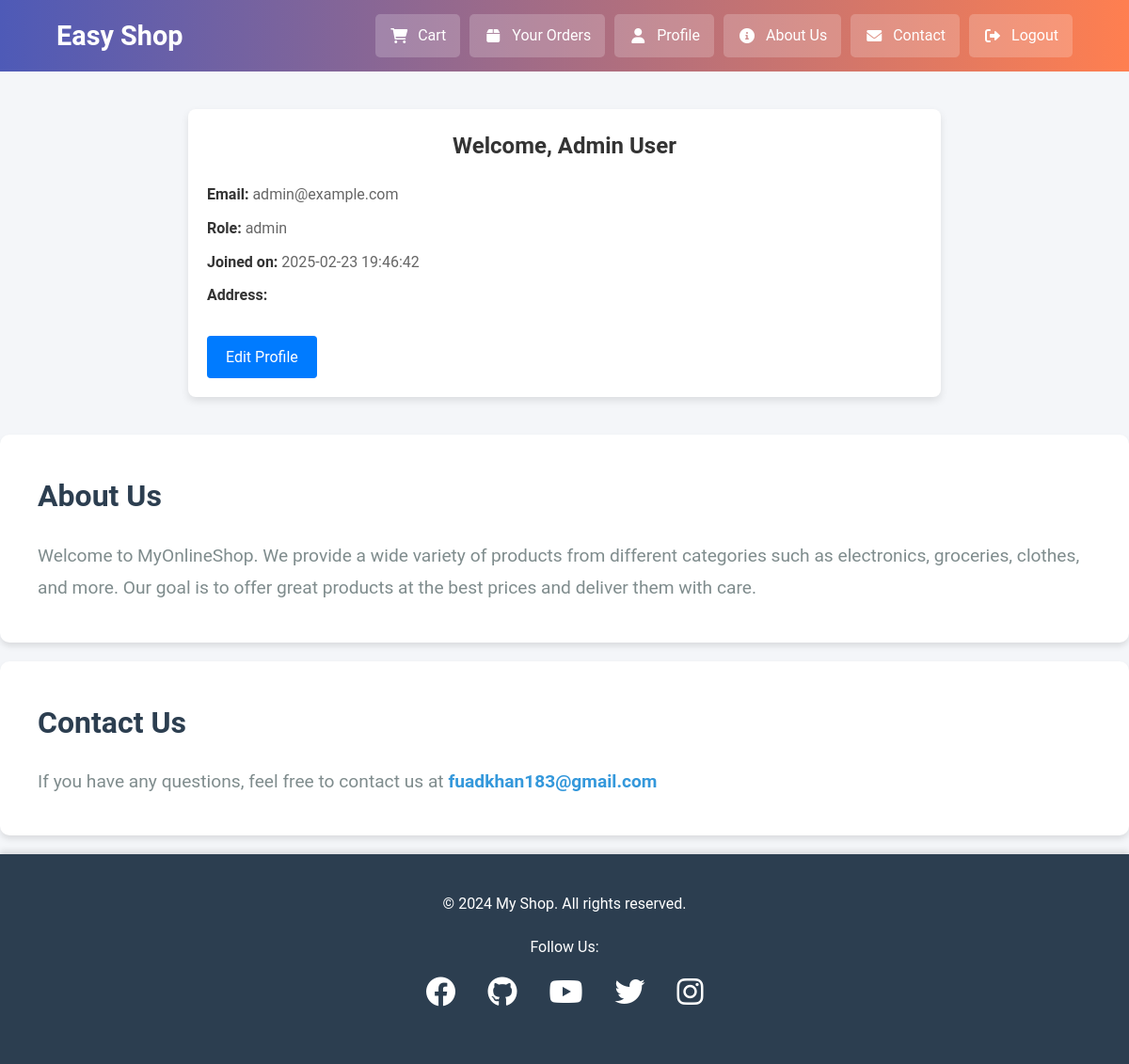
The app's page /profile.php (signed in) with its own data.
### tables this page shows
CREATE TABLE IF NOT EXISTS `Users` (
  `user_id` INT AUTO_INCREMENT PRIMARY KEY,
  `name` VARCHAR(100) NOT NULL,
  `email` VARCHAR(100) UNIQUE NOT NULL,
  `password` VARCHAR(255) NOT NULL,
  `address` TEXT,
  `role` ENUM('user', 'admin') DEFAULT 'user',
  `created_at` TIMESTAMP DEFAULT CURRENT_TIMESTAMP
);

### profile.php (the view, shortened to what this page needs)
<?php
include('includes/db_connection.php');
$user_id = $_SESSION['user_id'];
$query = "SELECT * FROM Users WHERE user_id = $user_id";
$result = $conn->query($query);
$user = $result->fetch_assoc();
?>
<!DOCTYPE html>
<html lang="en">
<head>
    <link rel="stylesheet" href="css/profile.css">
</head>
<body>
<?php include('includes/header.php'); ?>
<div class="profile">
    <h2>Welcome, <?php echo htmlspecialchars($user['name']); ?></h2>
    <p><strong>Email:</strong> <?php echo htmlspecialchars($user['email']); ?></p>
    <p><strong>Role:</strong> <?php echo htmlspecialchars($user['role']); ?></p>
    <p><strong>Joined on:</strong> <?php echo htmlspecialchars($user['created_at']); ?></p>
    <p><strong>Address:</strong> <?php echo htmlspecialchars($user['address']); ?></p>
    <a href="edit_profile.php">Edit Profile</a>
</div>
<?php include('includes/footer.php'); ?>
</body>
</html>

### css/profile.css (style rules this page uses)
.profile { max-width: 800px; margin: 40px auto; padding: 20px; background-color: white; border-radius: 8px; box-shadow: 0 4px 8px rgba(0, 0, 0, 0.1); }
.profile h2 { color: #333; font-size: 24px; text-align: center; margin-bottom: 20px; }
.profile p { font-size: 16px; margin-bottom: 10px; color: #666; }
.profile strong { font-weight: bold; color: #333; }
.profile a { display: inline-block; margin-top: 20px; padding: 10px 20px; text-decoration: none; background-color: #007BFF; color: white; border-radius: 4px; text-align: center; transition: background-color 0.3s; }

### css/footer.css (style rules this page uses)
* { margin: 0; padding: 0; box-sizing: border-box; }
body { font-family: 'Roboto', Arial, sans-serif; line-height: 1.6; background-color: #f4f6f9; color: #333; }

### records on screen
users: name "Admin User", email "admin@example.com", role "admin", created_at "2025-02-23 19:46:42"
